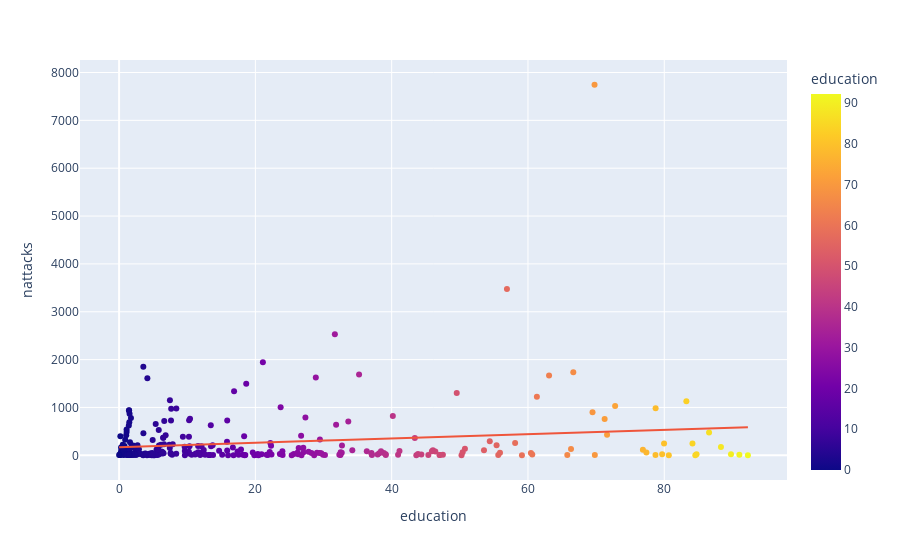

The notebook cell saved with this chart:
### Code cell
fig = px.scatter(thirty_no_df, x="education", y="nattacks", trendline="ols", color='education')
fig.show()

### Figure 1 — Plotly figure (JSON) as saved in the notebook; plotly's stock layout.template omitted (floating-point values rounded to 4 significant figures; data arrays with more than 128 entries replaced by an {"elided": "..."} marker saying what was removed)
{"data": [{"hovertemplate": "education=%{marker.color}<br>nattacks=%{y}<extra></extra>", "legendgroup": "", "marker": {"color": {"elided": "270 float values"}, "coloraxis": "coloraxis", "symbol": "circle"}, "mode": "markers", "name": "", "orientation": "v", "showlegend": false, "type": "scatter", "x": {"elided": "270 float values"}, "xaxis": "x", "y": {"elided": "270 int values"}, "yaxis": "y"}, {"hovertemplate": "<b>OLS trendline</b><br>nattacks = 4.53513 * education + 169.875<br>R<sup>2</sup>=0.028585<br><br>education=%{x}<br>nattacks=%{y} <b>(trend)</b><extra></extra>", "legendgroup": "", "marker": {"symbol": "circle"}, "mode": "lines", "name": "", "showlegend": false, "type": "scatter", "x": {"elided": "270 float values"}, "xaxis": "x", "y": {"elided": "270 float values"}, "yaxis": "y"}], "layout": {"coloraxis": {"colorbar": {"title": {"text": "education"}}, "colorscale": [[0, "#0d0887"], [0.1111, "#46039f"], [0.2222, "#7201a8"], [0.3333, "#9c179e"], [0.4444, "#bd3786"], [0.5556, "#d8576b"], [0.6667, "#ed7953"], [0.7778, "#fb9f3a"], [0.8889, "#fdca26"], [1, "#f0f921"]]}, "legend": {"tracegroupgap": 0}, "margin": {"t": 60}, "xaxis": {"anchor": "y", "domain": [0, 1], "title": {"text": "education"}}, "yaxis": {"anchor": "x", "domain": [0, 1], "title": {"text": "nattacks"}}}}
